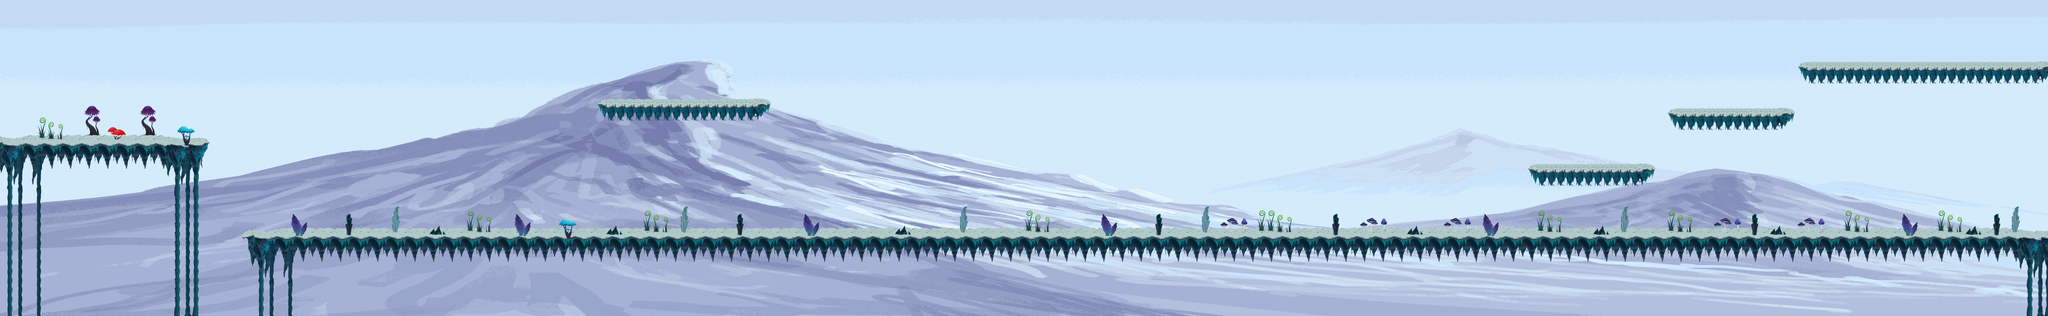

This game map was drawn from its Tiled (.tmx) file and the tilesets committed beside it. A one-line description and the trimmed map source follow:
An orthogonal 220x34 tile map with 32x32 px tiles, 3 tile layers (Spike, Foreground, Objekte), 1 image layer and 56 objects (32x CoinEntity, 14x EnemyEntity, 6x Ground, mainPlayer, game.LevelEntity, ...).

<map version="1.0" orientation="orthogonal" renderorder="left-up" width="220" height="34" tilewidth="32" tileheight="32" nextobjectid="641">
 <tileset firstgid="1" name="glitch" tilewidth="32" tileheight="32">
  <image source="../img/map/glitch.png" width="1024" height="672" />
 </tileset>
 <imagelayer name="Parallax_layer1">
  <image source="../img/background/snow.png" />
 </imagelayer>
 <layer name="Spike" width="220" height="34">
  <data>[7480 cells, 0 non-empty, 0 distinct tile ids]</data>
 </layer>
 <layer name="Foreground" width="220" height="34">
  <data>[7480 cells, 1553 non-empty, 131 distinct tile ids]</data>
 </layer>
 <layer name="Objekte" width="220" height="34">
  <data>[7480 cells, 255 non-empty, 57 distinct tile ids]</data>
 </layer>
 <objectgroup name="Object">
  <properties>
   <property name="duration" value="300" />
   <property name="fade" value="#300000" />
  </properties>
  <object id="3" name="mainPlayer" x="1" y="411" width="32" height="64">
   <properties>
    <property name="image" value="gripe_run_right" />
    <property name="spritewidth" value="64" />
   </properties>
  </object>
  <object id="5" name="game.LevelEntity" x="6998.61" y="-3918.82" width="39" height="1e+06">
   <properties>
    <property name="duration" value="300" />
    <property name="fade" value="#009900" />
    <property name="to" value="9" />
   </properties>
  </object>
  <object id="19" name="SpikeEntity" x="-3.0303" y="1046.33" width="7041.15" height="42" />
  <object id="178" name="CoinEntity" x="579" y="432" width="32" height="32">
   <properties>
    <property name="image" value="spinning_coin_gold" />
    <property name="spritewidth" value="32" />
   </properties>
  </object>
  <object id="246" name="CoinEntity" x="397" y="437" width="32" height="32">
   <properties>
    <property name="image" value="spinning_coin_gold" />
    <property name="spritewidth" value="32" />
   </properties>
  </object>
  <object id="448" name="CoinEntity" x="215.333" y="427.333" width="32" height="32">
   <properties>
    <property name="image" value="spinning_coin_gold" />
    <property name="spritewidth" value="32" />
   </properties>
  </object>
  <object id="460" name="CoinEntity" x="5873.03" y="726.424" width="32" height="32">
   <properties>
    <property name="image" value="spinning_coin_gold" />
    <property name="spritewidth" value="32" />
   </properties>
  </object>
  <object id="475" name="CoinEntity" x="7084" y="698.5" width="32" height="32">
   <properties>
    <property name="image" value="spinning_coin_gold" />
    <property name="spritewidth" value="32" />
   </properties>
  </object>
  <object id="474" name="CoinEntity" x="6845" y="733.5" width="32" height="32">
   <properties>
    <property name="image" value="spinning_coin_gold" />
    <property name="spritewidth" value="32" />
   </properties>
  </object>
  <object id="471" name="CoinEntity" x="6640" y="723.5" width="32" height="32">
   <properties>
    <property name="image" value="spinning_coin_gold" />
    <property name="spritewidth" value="32" />
   </properties>
  </object>
  <object id="467" name="CoinEntity" x="6412" y="731.5" width="32" height="32">
   <properties>
    <property name="image" value="spinning_coin_gold" />
    <property name="spritewidth" value="32" />
   </properties>
  </object>
  <object id="462" name="CoinEntity" x="6154" y="722" width="32" height="32">
   <properties>
    <property name="image" value="spinning_coin_gold" />
    <property name="spritewidth" value="32" />
   </properties>
  </object>
  <object id="504" name="ScrollEntity" x="5949" y="253" width="32" height="32">
   <properties>
    <property name="image" value="spinning_scrolls" />
    <property name="scrollIndex" value="39" />
    <property name="spritewidth" value="32" />
    <property name="type" value="enchantment" />
   </properties>
  </object>
  <object id="595" name="CoinEntity" x="6392.41" y="133.697" width="32" height="32">
   <properties>
    <property name="image" value="spinning_coin_gold" />
    <property name="spritewidth" value="32" />
   </properties>
  </object>
  <object id="596" name="CoinEntity" x="6654.38" y="132.484" width="32" height="32">
   <properties>
    <property name="image" value="spinning_coin_gold" />
    <property name="spritewidth" value="32" />
   </properties>
  </object>
  <object id="597" name="CoinEntity" x="6533.9" y="125.212" width="32" height="32">
   <properties>
    <property name="image" value="spinning_coin_gold" />
    <property name="spritewidth" value="32" />
   </properties>
  </object>
  <object id="612" name="CoinEntity" x="2129.33" y="309.333" width="32" height="32">
   <properties>
    <property name="image" value="spinning_coin_gold" />
    <property name="spritewidth" value="32" />
   </properties>
  </object>
  <object id="613" name="CoinEntity" x="2224" y="309.333" width="32" height="32">
   <properties>
    <property name="image" value="spinning_coin_gold" />
    <property name="spritewidth" value="32" />
   </properties>
  </object>
  <object id="614" name="CoinEntity" x="2316" y="308" width="32" height="32">
   <properties>
    <property name="image" value="spinning_coin_gold" />
    <property name="spritewidth" value="32" />
   </properties>
  </object>
  <object id="615" name="CoinEntity" x="2532" y="306.667" width="32" height="32">
   <properties>
    <property name="image" value="spinning_coin_gold" />
    <property name="spritewidth" value="32" />
   </properties>
  </object>
  <object id="616" name="CoinEntity" x="2422.67" y="308" width="32" height="32">
   <properties>
    <property name="image" value="spinning_coin_gold" />
    <property name="spritewidth" value="32" />
   </properties>
  </object>
  <object id="617" name="CoinEntity" x="1426.42" y="738.545" width="32" height="32">
   <properties>
    <property name="image" value="spinning_coin_gold" />
    <property name="spritewidth" value="32" />
   </properties>
  </object>
  <object id="618" name="CoinEntity" x="1899.15" y="723.394" width="32" height="32">
   <properties>
    <property name="image" value="spinning_coin_gold" />
    <property name="spritewidth" value="32" />
   </properties>
  </object>
  <object id="619" name="CoinEntity" x="2405.21" y="747.636" width="32" height="32">
   <properties>
    <property name="image" value="spinning_coin_gold" />
    <property name="spritewidth" value="32" />
   </properties>
  </object>
  <object id="620" name="CoinEntity" x="2844.61" y="741.576" width="32" height="32">
   <properties>
    <property name="image" value="spinning_coin_gold" />
    <property name="spritewidth" value="32" />
   </properties>
  </object>
  <object id="621" name="CoinEntity" x="3371.88" y="732.485" width="32" height="32">
   <properties>
    <property name="image" value="spinning_coin_gold" />
    <property name="spritewidth" value="32" />
   </properties>
  </object>
  <object id="623" name="CoinEntity" x="3862.79" y="741.576" width="32" height="32">
   <properties>
    <property name="image" value="spinning_coin_gold" />
    <property name="spritewidth" value="32" />
   </properties>
  </object>
  <object id="624" name="CoinEntity" x="4487.03" y="738.545" width="32" height="32">
   <properties>
    <property name="image" value="spinning_coin_gold" />
    <property name="spritewidth" value="32" />
   </properties>
  </object>
  <object id="625" name="CoinEntity" x="4859.76" y="744.606" width="32" height="32">
   <properties>
    <property name="image" value="spinning_coin_gold" />
    <property name="spritewidth" value="32" />
   </properties>
  </object>
  </objectgroup>
 <objectgroup name="EnemyEntities">
  <!-- 14 objects omitted --></objectgroup>
 <objectgroup name="collision">
  <!-- 6 objects omitted --></objectgroup>
</map>
<!-- 27 of 56 objects omitted -->
